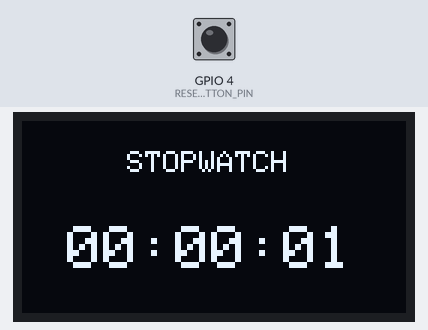
Simulated run of this sketch. Board: ESP32. Parts: 128×64 one-colour display. The test bench sets the inputs (shaded band); at power-on: GPIO 4 (RESET_BUTTON_PIN) HIGH.

Above: at 1.2 s.
1.3 s: GPIO 4 (RESET_BUTTON_PIN) pulled LOW for 0.15 s
At 2.1 s:
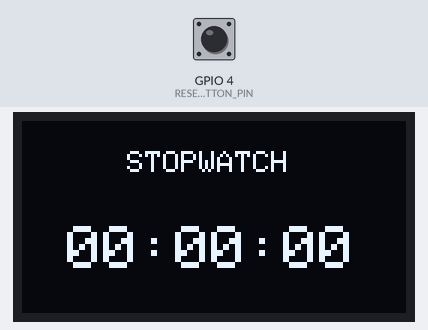
4.4 s: GPIO 4 (RESET_BUTTON_PIN) pulled LOW for 1 s
Timing chart, 0 to 7.4 s (numbered marks = the images above; inputs shaded):
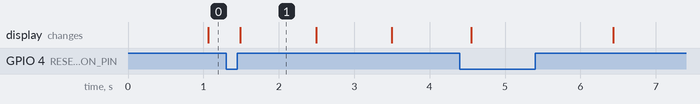

Measured:
- what the display in image 1 shows lasts 1.0 s, from 1.5 s to 2.5 s

The sketch:

oled_esp32.ino
```cpp
#include <Wire.h>
#include <Adafruit_GFX.h>
#include <Adafruit_SSD1306.h>
#include <WiFi.h>  // Included to disable the radio

#define SCREEN_WIDTH 128
#define SCREEN_HEIGHT 64
#define RESET_BUTTON_PIN 4  // Connect button between GPIO 4 and GND

Adafruit_SSD1306 display(SCREEN_WIDTH, SCREEN_HEIGHT, &Wire, -1);

unsigned long startTime = 0;
unsigned long elapsedTime = 0;

void setup() {
  // 1. CRITICAL: Disable WiFi and Bluetooth immediately
  // These radios consume 100mA+ and are the main cause of
  // "freezing" or "resetting" on battery power.
  WiFi.mode(WIFI_OFF);
  btStop();

  // 2. Initialize the Reset Button
  pinMode(RESET_BUTTON_PIN, INPUT_PULLUP);

  // 3. Initialize OLED
  // Note: We do NOT use "while(!Serial)" here because
  // it would stop the code if no PC is connected.
  if(!display.begin(SSD1306_SWITCHCAPVCC, 0x3C)) {
    for(;;); // Loop forever if display is not found
  }

  display.clearDisplay();
  startTime = millis(); // Initialize start time
}

void loop() {
  // Check for Reset Button Press (Active LOW)
  if (digitalRead(RESET_BUTTON_PIN) == LOW) {
    startTime = millis();
    delay(50); // Simple debounce
  }

  // Calculate Time
  elapsedTime = millis() - startTime;
  unsigned long totalSeconds = elapsedTime / 1000;
  int seconds = totalSeconds % 60;
  int minutes = (totalSeconds / 60) % 60;
  int hours   = (totalSeconds / 3600);

  // Update Display
  display.clearDisplay();

  display.setTextSize(1);
  display.setTextColor(SSD1306_WHITE);
  display.setCursor(35, 10);
  display.print("STOPWATCH");

  // Format HH:MM:SS
  display.setTextSize(2);
  display.setCursor(15, 35);

  if(hours < 10) display.print("0");
  display.print(hours);
  display.print(":");

  if(minutes < 10) display.print("0");
  display.print(minutes);
  display.print(":");

  if(seconds < 10) display.print("0");
  display.print(seconds);

  display.display();

  // A tiny delay helps stabilize power consumption
  delay(100);
}
```
